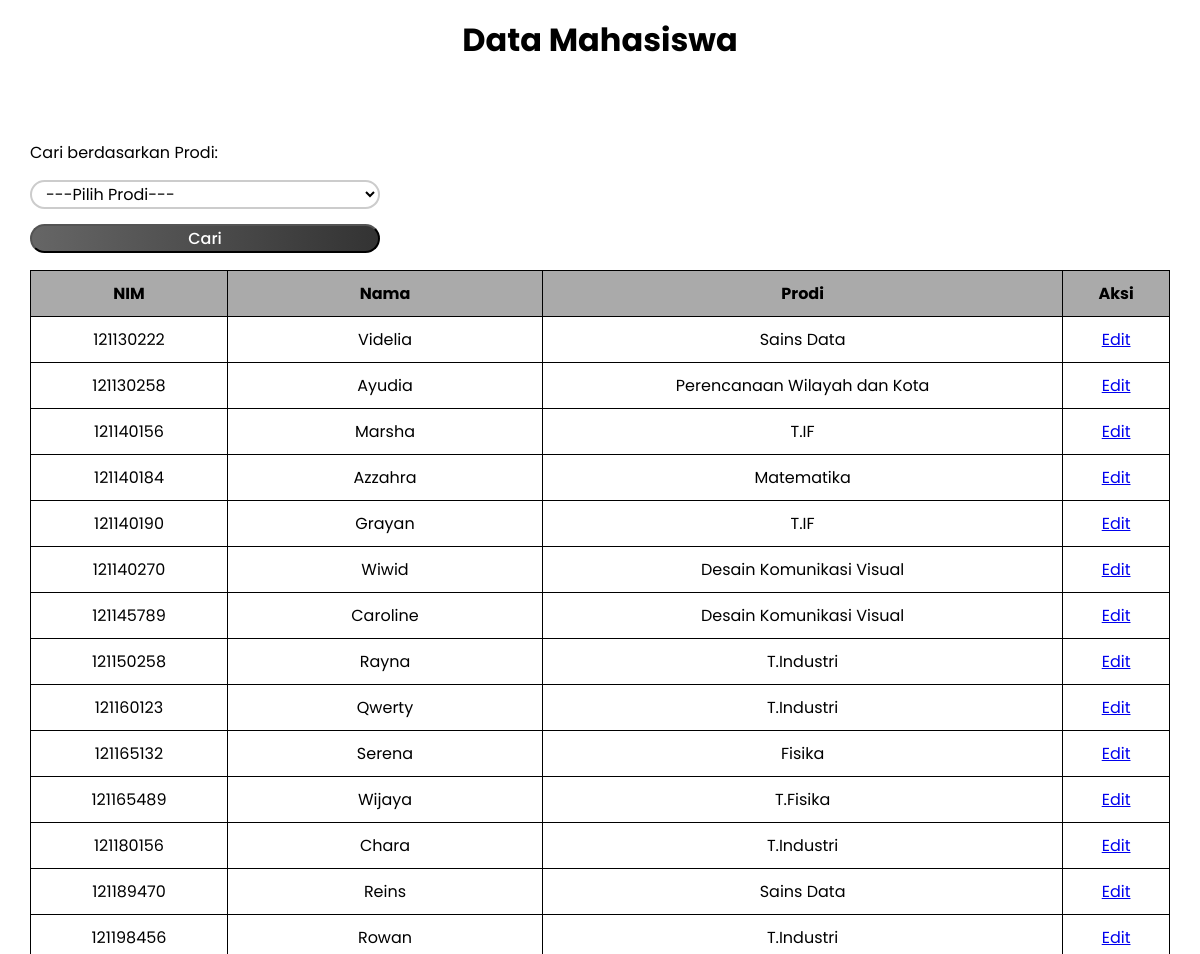
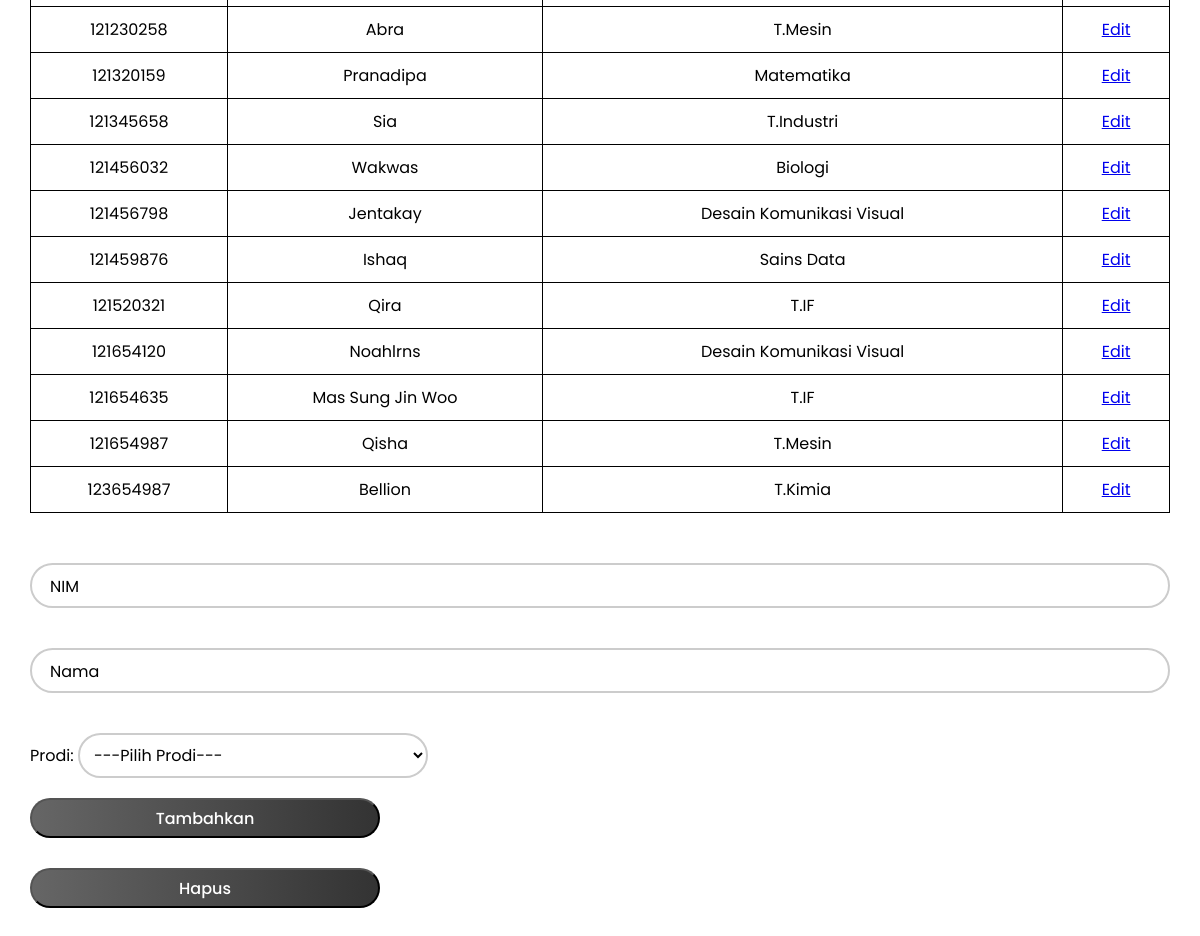
The page / on the database its author committed (2 pictures, top to bottom).
### tables this page shows
CREATE TABLE `mahasiswa` (
  `NIM` int(11) NOT NULL,
  `Nama` varchar(255) DEFAULT NULL,
  `Prodi` varchar(255) DEFAULT NULL,
  `time` timestamp NOT NULL DEFAULT current_timestamp()
);

### koneksi.php (called while the page is built, shortened)
<?php
function show($conn){
    $sql = "SELECT NIM, Nama, Prodi FROM mahasiswa";
    $result = $conn->query($sql);
    return $result;
}
?>

### index.php (the view, shortened to what this page needs)
<?php
include 'koneksi.php';
$res = isset($_GET['search_prodi']) ? searchProdi($conn, $_GET['search_prodi']) : show($conn);
?>
<!DOCTYPE html>
<html lang="en">
<head>
    <link rel="stylesheet" href="style.css">
</head>
<body>
    <div class="heading">
        <h1>Data Mahasiswa</h1>
    </div>
    <section>
        <div class="form">
            <form action="" method="get" class="input">
                <label for="search_prodi">Cari berdasarkan Prodi: </label>
                <select id="search_prodi" name="search_prodi">
                    <option value="">---Pilih Prodi---</option>
                </select>
                <input type="submit" value="Cari">
            </form>
        </div>
        <table>
            <thead>
                <tr>
                    <th>NIM</th>
                    <th>Nama</th>
                    <th>Prodi</th>
                    <th>Aksi</th>
                </tr>
            </thead>
            <tbody>
                <?php
                while ($row = $res->fetch_assoc()):
                    ?>
                    <tr>
                        <td><?= $row['NIM']?></td>
                        <td><?= $row['Nama']?></td>
                        <td><?= $row['Prodi']?></td>
                        <td>
                            <a href="edit.php?NIM=<?= $row['NIM'] ?>">Edit</a>
                        </td>
                    </tr>
                <?php endwhile; ?>
            </tbody>
        </table>
        <div class="form">
            <form action="insert.php" method="post">
                <div class="input-box">
                    <input type="number" name="nim" required>
                    <label for="nim">NIM</label>
                </div>
                <div class="input-box">
                    <input type="text" name="nama" required>
                    <label for="nama">Nama</label>
                </div>
                <div class="input-box">
                    <label for="prodi">Prodi: </label>
                    <select id="prodi" name="prodi">
                        <option value="">---Pilih Prodi---</option>
                    </select>
                </div>
                <div class="btn">
                    <input type="submit" value="Tambahkan">
                </div>
            </form>
            <form action="del.php" method='POST'>
                <div class="btn hapus">
                    <input type="submit" name="hapus" value="Hapus">
                </div>
            </form>
        </div>
    </section>
</body>
</html>

### style.css (style rules this page uses)
* { margin: 0; padding: 0; box-sizing: border-box; font-family: 'poppins', sans-serif; }
.heading { width: 100%; height: 80px; display: flex; justify-content: center; align-items: center; }
section { width: 100%; height: auto; padding: 30px; }
table { margin-top: 90px; width: 100%; text-align: center; border-collapse: collapse; color: black; }
th { background: #919191c5; }
th, td { padding: 10px; border: 1px solid black; }
form { margin-top: 30px; display: flex; flex-direction: column; }
form .input-box { position: relative; width: 100%; height: 45px; margin: 20px 0; }
.input-box input { padding: 0 30px; width: 100%; height: 100%; background: transparent; border-radius: 40px; border: 2px solid rgba(255, 255, 255, .2); color: #000; font-size: 16px; border: 2px solid #ccc; }
select { padding: 0 10px; width: 350px; height: 100%; background: transparent; border-radius: 40px; border: 2px solid rgba(255, 255, 255, .2); color: #000; font-size: 16px; border: 2px solid #ccc; }
.input-box label:nth-last-child(1) { position: absolute; font-size: 1rem; color: black; pointer-events: none; top: 50%; transform: translateY(-50%); left: 20px; transition: .5s ease; }
.form .btn { width: 350px; }
.form input[type='submit'] { width: 100%; height: 40px; border-radius: 40px; font-weight: 500; background: linear-gradient(90deg, #666666, #333333); color: #fff; cursor: pointer; font-size: 1rem; }
.input { width: 350px; height: 40px; }
.form .input { gap: 15px; }
.form .input select { height: 100%; }

### rows shown on the page
mahasiswa: NIM "121130222", Nama "Videlia", Prodi "Sains Data"
mahasiswa: NIM "121130258", Nama "Ayudia", Prodi "Perencanaan Wilayah dan Kota"
mahasiswa: NIM "121140156", Nama "Marsha", Prodi "T.IF"
mahasiswa: NIM "121140184", Nama "Azzahra", Prodi "Matematika"
mahasiswa: NIM "121140190", Nama "Grayan", Prodi "T.IF"
mahasiswa: NIM "121140270", Nama "Wiwid", Prodi "Desain Komunikasi Visual"
mahasiswa: NIM "121145789", Nama "Caroline", Prodi "Desain Komunikasi Visual"
mahasiswa: NIM "121150258", Nama "Rayna", Prodi "T.Industri"
mahasiswa: NIM "121160123", Nama "Qwerty", Prodi "T.Industri"
mahasiswa: NIM "121165132", Nama "Serena", Prodi "Fisika"
mahasiswa: NIM "121165489", Nama "Wijaya", Prodi "T.Fisika"
mahasiswa: NIM "121180156", Nama "Chara", Prodi "T.Industri"
mahasiswa: NIM "121189470", Nama "Reins", Prodi "Sains Data"
mahasiswa: NIM "121198456", Nama "Rowan", Prodi "T.Industri"
mahasiswa: NIM "121230258", Nama "Abra", Prodi "T.Mesin"
mahasiswa: NIM "121320159", Nama "Pranadipa", Prodi "Matematika"
mahasiswa: NIM "121345658", Nama "Sia", Prodi "T.Industri"
mahasiswa: NIM "121456032", Nama "Wakwas", Prodi "Biologi"
mahasiswa: NIM "121456798", Nama "Jentakay", Prodi "Desain Komunikasi Visual"
mahasiswa: NIM "121459876", Nama "Ishaq", Prodi "Sains Data"
mahasiswa: NIM "121520321", Nama "Qira", Prodi "T.IF"
mahasiswa: NIM "121654120", Nama "Noahlrns", Prodi "Desain Komunikasi Visual"
mahasiswa: NIM "121654635", Nama "Mas Sung Jin Woo", Prodi "T.IF"
mahasiswa: NIM "121654987", Nama "Qisha", Prodi "T.Mesin"
mahasiswa: NIM "123654987", Nama "Bellion", Prodi "T.Kimia"
